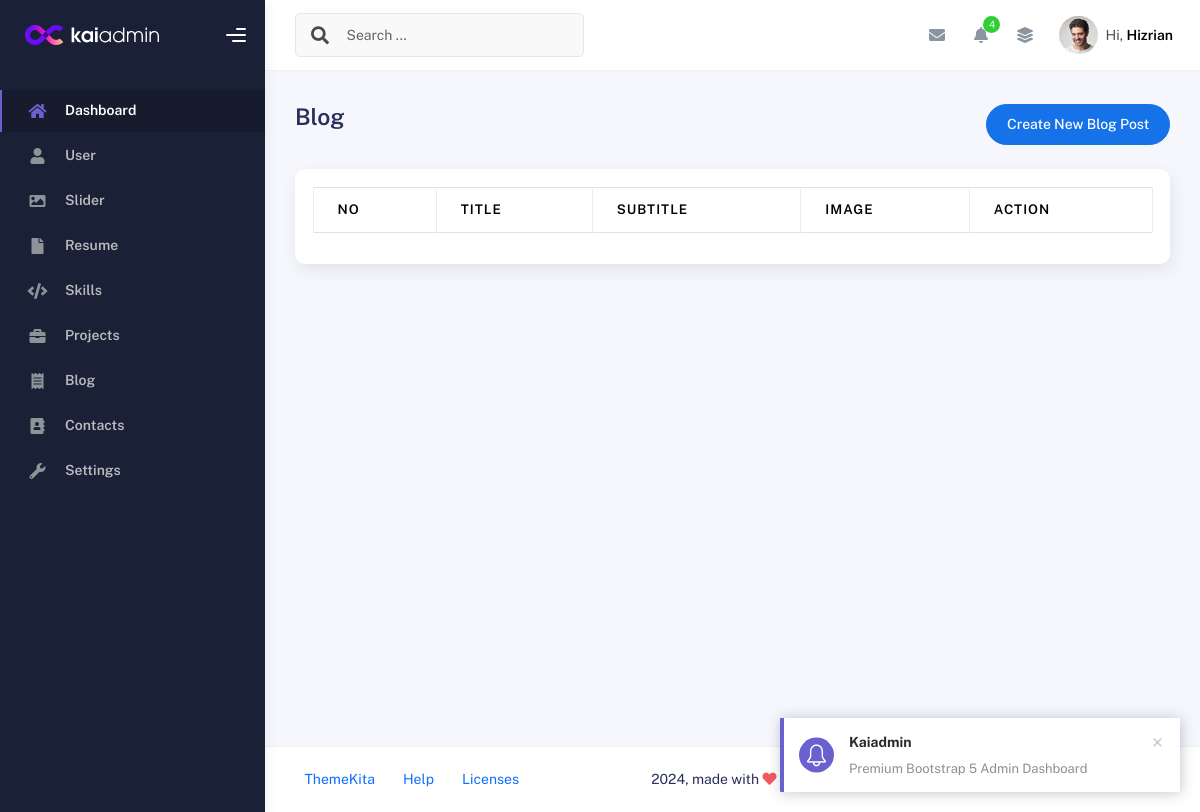
The app's page /admin/app.php?page=blog (signed in), older data.
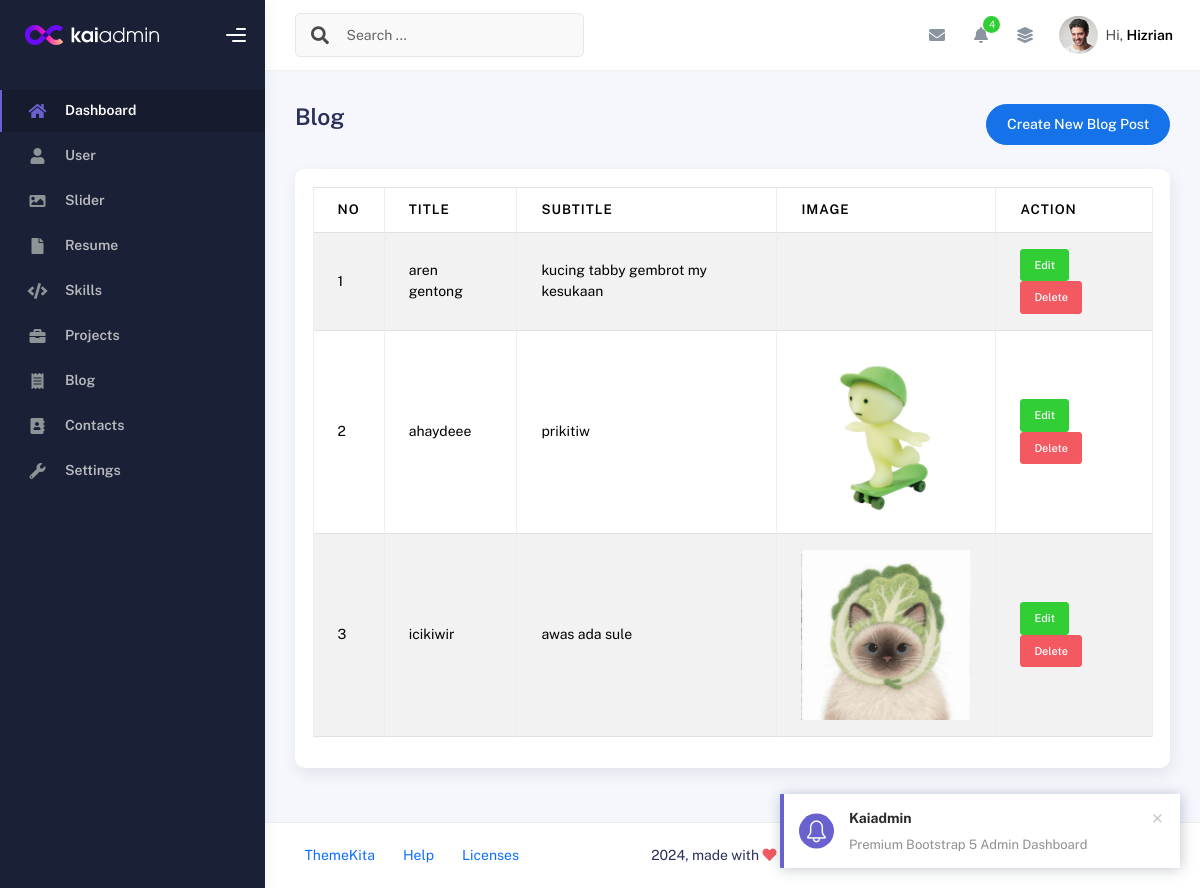
The same page, newer data.
### tables this page shows
CREATE TABLE `blog` (
  `id` int(11) NOT NULL,
  `image` varchar(100) NOT NULL,
  `title` varchar(50) NOT NULL,
  `subtitle` varchar(50) NOT NULL,
  `created_at` timestamp NULL DEFAULT current_timestamp(),
  `updated_at` timestamp NULL DEFAULT NULL ON UPDATE current_timestamp()
);

### admin/blog.php (the view, shortened to what this page needs)
<?php
$query = mysqli_query($conn, "SELECT * FROM blog ORDER BY id DESC");
$rows = mysqli_fetch_all($query, MYSQLI_ASSOC);
?>
<div
  class="d-flex align-items-left align-items-md-center flex-column flex-md-row pt-2 pb-4">
  <div>
    <h3 class="fw-bold mb-3">Blog</h3>
  </div>
  <div class="ms-md-auto py-2 py-md-0">
    <a href="app.php?page=create-blog" class="btn btn-primary btn-round">Create New Blog Post</a>
  </div>
</div>
<div class="row">
  <div class="col-sm-6 col-md-12">
    <div class="card">
      <div class="card-body">
        <table class="table table-bordered table-striped">
          <thead>
            <tr>
              <th>No</th>
              <th>Title</th>
              <th>Subtitle</th>
              <th>Image</th>
              <th>Action</th>
            </tr>
          </thead>
          <tbody>
            <?php foreach ($rows as $index => $row): ?>
              <tr>
                <td><?php echo $index += 1 ?></td>
                <td><?php echo $row['title'] ?></td>
                <td><?php echo $row['subtitle'] ?></td>
                <td><img src="assets/img/<?php echo $row['image'] ?>"
                    width="170" alt=""></td>
                <td>
                  <a class="btn btn-success btn-sm"
                    href="app.php?page=create-blog&edit=<?php echo $row['id'] ?>">Edit</a>
                  <a onclick="return confirm('Are you sure want to delete this data?')"
                    class="btn btn-danger btn-sm"
                    href="app.php?page=blog&delete=<?php echo $row['id'] ?>">Delete</a>
                </td>
              </tr>
            <?php endforeach ?>
          </tbody>
        </table>
      </div>
    </div>
  </div>
</div>

### admin/app.php (shortened to what this page needs)
<!DOCTYPE html>
<html lang="en">
<head>
  <?php
  include "inc/css.php";
  ?>
</head>
<body>
  <div class="wrapper">
    <?php
    include "inc/sidebar.php";
    ?>
    <div class="main-panel">
      <div class="main-header">
        <?php
        include "inc/navbar.php";
        ?>
      </div>
      <div class="container">
        <div class="page-inner">
            <?php
              if(isset($_GET['page'])){
              if(file_exists($_GET['page']. '.php')){
                include $_GET['page']. '.php';
              }else{
                include 'notfound.php';
              }
              }
            ?>
        </div>
      </div>
      <footer class="footer">
        <div class="container-fluid d-flex justify-content-between">
          <nav class="pull-left">
            <ul class="nav">
              <li class="nav-item">
                <a class="nav-link" href="http://www.themekita.com">
                  ThemeKita
                </a>
              </li>
              <li class="nav-item">
                <a class="nav-link" href="#"> Help </a>
              </li>
              <li class="nav-item">
                <a class="nav-link" href="#"> Licenses </a>
              </li>
            </ul>
          </nav>
          <div class="copyright">
            2024, made with <i class="fa fa-heart heart text-danger"></i> by
            <a href="http://www.themekita.com">ThemeKita</a>
          </div>
          <div>
            <a target="_blank" href="https://themewagon.com/">ThemeWagon</a>.
          </div>
        </div>
      </footer>
    </div>
  </div>
</body>
</html>

### admin/inc/css.php (shortened to what this page needs)
<link rel="stylesheet" href="assets/kaiadmin-lite-1.2.0/assets/css/bootstrap.min.css" />
<link rel="stylesheet" href="assets/kaiadmin-lite-1.2.0/assets/css/plugins.min.css" />
<link rel="stylesheet" href="assets/kaiadmin-lite-1.2.0/assets/css/kaiadmin.min.css" />
<link rel="stylesheet" href="assets/kaiadmin-lite-1.2.0/assets/css/demo.css" />
<link href="https://cdn.datatables.net/v/dt/dt-3.0.1/datatables.min.css" rel="stylesheet">

### admin/inc/sidebar.php (shortened to what this page needs)
<div class="sidebar" data-background-color="dark">
    <div class="sidebar-logo">
        <div class="logo-header" data-background-color="dark">
            <a href="index.html" class="logo">
                <img
                    src="assets/kaiadmin-lite-1.2.0/assets/img/kaiadmin/logo_light.svg"
                    alt="navbar brand"
                    class="navbar-brand"
                    height="20" />
            </a>
            <div class="nav-toggle">
                <button class="btn btn-toggle toggle-sidebar">
                    <i class="gg-menu-right"></i>
                </button>
            </div>
        </div>
    </div>
    <div class="sidebar-wrapper scrollbar scrollbar-inner">
        <div class="sidebar-content">
            <ul class="nav nav-secondary">
                <li class="nav-item active">
                    <a
                        href="app.php?page=dashboard"
                        aria-expanded="false">
                        <i class="fas fa-home"></i>
                        <p>Dashboard</p>
                    </a>
                </li>
                <li class="nav-item">
                    <a
                        href="app.php?page=user"
                        aria-expanded="false">
                        <i class="fas fa-user"></i>
                        <p>User</p>
                    </a>
                </li>
                <li class="nav-item">
                    <a
                        href="app.php?page=sliders"
                        aria-expanded="false">
                        <i class="fa fa-image"></i>
                        <p>Slider</p>
                    </a>
                </li>
                <li class="nav-item">
                    <a
                        href="app.php?page=resume"
                        aria-expanded="false">
                        <i class="fa fa-file"></i>
                        <p>Resume</p>
                    </a>
                </li>
                <li class="nav-item">
                    <a
                        href="app.php?page=skills"
                        aria-expanded="false">
                        <i class="fa fa-code"></i>
                        <p>Skills</p>
                    </a>
                </li>
                <li class="nav-item">
                    <a
                        href="app.php?page=projects"
                        aria-expanded="false">
                        <i class="fa fa-briefcase"></i>
                        <p>Projects</p>
                    </a>
                </li>
                <li class="nav-item">
                    <a
                        href="app.php?page=blog"
                        aria-expanded="false">
                        <i class="fa fa-receipt"></i>
                        <p>Blog</p>
                    </a>
                </li>
                <li class="nav-item">
                    <a
                        href="app.php?page=contacts"
                        aria-expanded="false">
                        <i class="fa fa-address-book"></i>
                        <p>Contacts</p>
                    </a>
                </li>
                <li class="nav-item">
                    <a
                        href="app.php?page=settings"
                        aria-expanded="false">
                        <i class="fa fa-wrench"></i>
                        <p>Settings</p>
                    </a>
                </li>
            </ul>
        </div>
    </div>
</div>

### admin/inc/navbar.php (shortened to what this page needs)
<nav
    class="navbar navbar-header navbar-header-transparent navbar-expand-lg border-bottom">
    <div class="container-fluid">
        <nav
            class="navbar navbar-header-left navbar-expand-lg navbar-form nav-search p-0 d-none d-lg-flex">
            <div class="input-group">
                <div class="input-group-prepend">
                    <button type="submit" class="btn btn-search pe-1">
                        <i class="fa fa-search search-icon"></i>
                    </button>
                </div>
                <input
                    type="text"
                    placeholder="Search ..."
                    class="form-control" />
            </div>
        </nav>
        <ul class="navbar-nav topbar-nav ms-md-auto align-items-center">
            <li class="nav-item topbar-icon dropdown hidden-caret">
                <a
                    class="nav-link dropdown-toggle"
                    href="#"
                    id="messageDropdown"
                    role="button"
                    data-bs-toggle="dropdown"
                    aria-haspopup="true"
                    aria-expanded="false">
                    <i class="fa fa-envelope"></i>
                </a>
            </li>
            <li class="nav-item topbar-icon dropdown hidden-caret">
                <a
                    class="nav-link dropdown-toggle"
                    href="#"
                    id="notifDropdown"
                    role="button"
                    data-bs-toggle="dropdown"
                    aria-haspopup="true"
                    aria-expanded="false">
                    <i class="fa fa-bell"></i>
                    <span class="notification">4</span>
                </a>
            </li>
            <li class="nav-item topbar-icon dropdown hidden-caret">
                <a
                    class="nav-link"
                    data-bs-toggle="dropdown"
                    href="#"
                    aria-expanded="false">
                    <i class="fas fa-layer-group"></i>
                </a>
            </li>
            <li class="nav-item topbar-user dropdown hidden-caret">
                <a
                    class="dropdown-toggle profile-pic"
                    data-bs-toggle="dropdown"
                    href="#"
                    aria-expanded="false">
                    <div class="avatar-sm">
                        <img
                            src="assets/kaiadmin-lite-1.2.0/assets/img/profile.jpg"
                            alt="..."
                            class="avatar-img rounded-circle" />
                    </div>
                    <span class="profile-username">
                        <span class="op-7">Hi,</span>
                        <span class="fw-bold">Hizrian</span>
                    </span>
                </a>
            </li>
        </ul>
    </div>
</nav>

Row changes from the older to the newer data that the page shows:
added blog: index "1", title "aren gentong", subtitle "kucing tabby gembrot my kesukaan"
added blog: index "2", title "ahaydeee", subtitle "prikitiw", image (picture)
added blog: index "3", title "icikiwir", subtitle "awas ada sule", image (picture)
